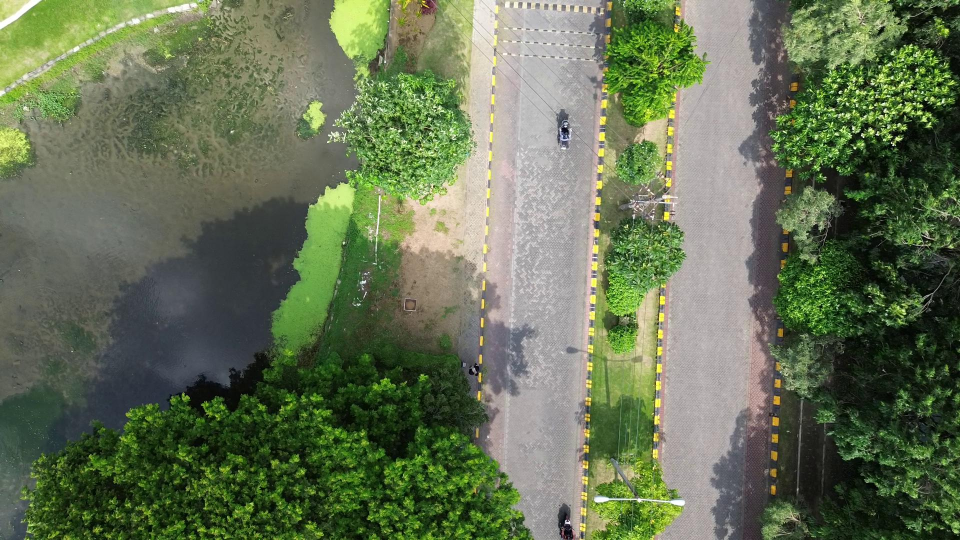
#> input picture dataset2/frame_20250206_072846_184100.jpg, 1920 x 1080 px, found by its file name (shown at 1/2 size); its folder holds 4 pictures in this run
$ python sift_flann.py
#> lines starting #> are read from the running program, lines starting #| are printed output that depends on the picture
#> in evaluate_folder_homography, img1 is the input picture: shape (1080, 1920, 3); mean B, G, R 84, 114, 101.3
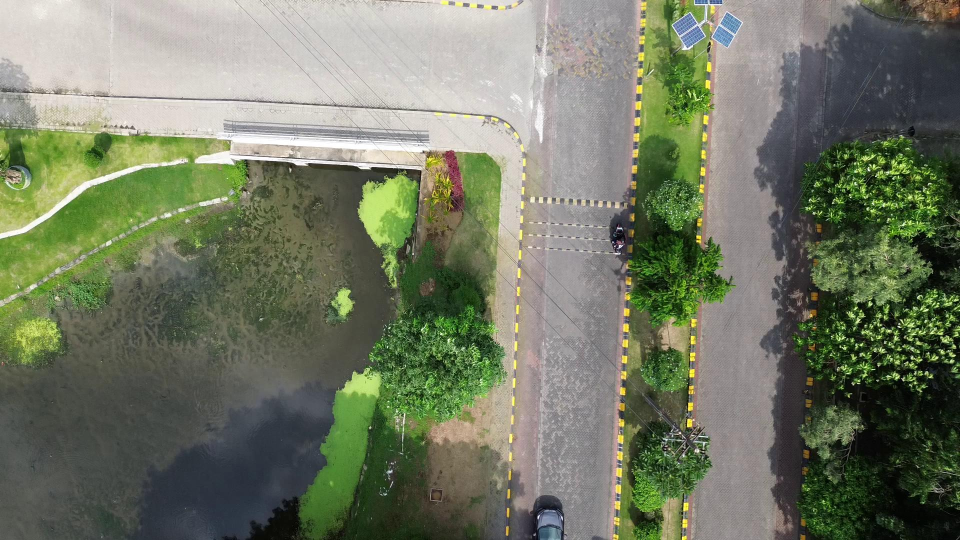
#> input picture dataset2/frame_20250206_072850_054633.jpg, 1920 x 1080 px, found by its file name (shown at 1/2 size)
#> in evaluate_folder_homography, img2 is the input picture: shape (1080, 1920, 3); mean B, G, R 100, 121.2, 114.6
import cv2
import numpy as np
import os
import csv

# ================= UTIL =================

def compute_homography_metrics(img1, img2, ratio_thresh=0.75):
#> called with ratio_thresh = 0.75
    gray1 = cv2.cvtColor(img1, cv2.COLOR_BGR2GRAY)
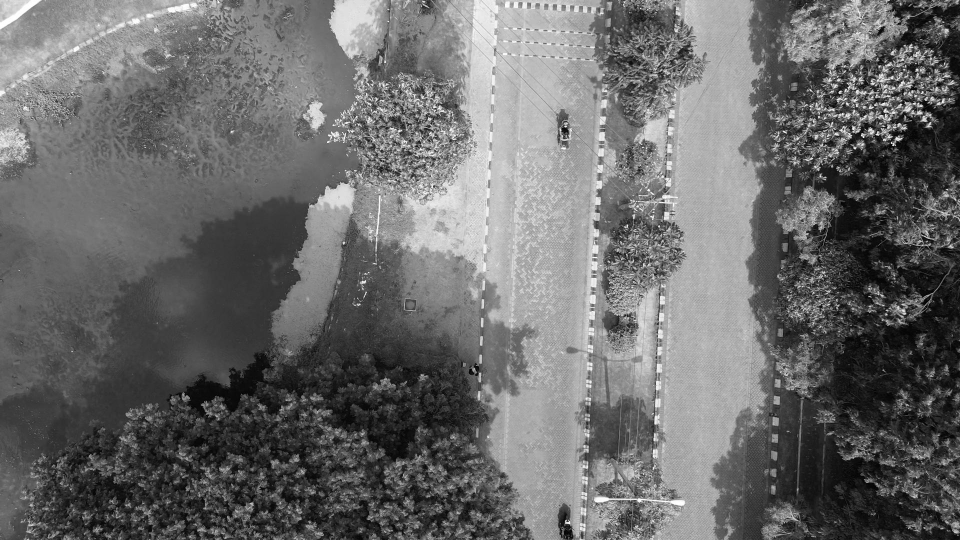
#> gray1: shape (1080, 1920) (shown at 1/2 size); min 0, max 255, mean 106.8
    gray2 = cv2.cvtColor(img2, cv2.COLOR_BGR2GRAY)
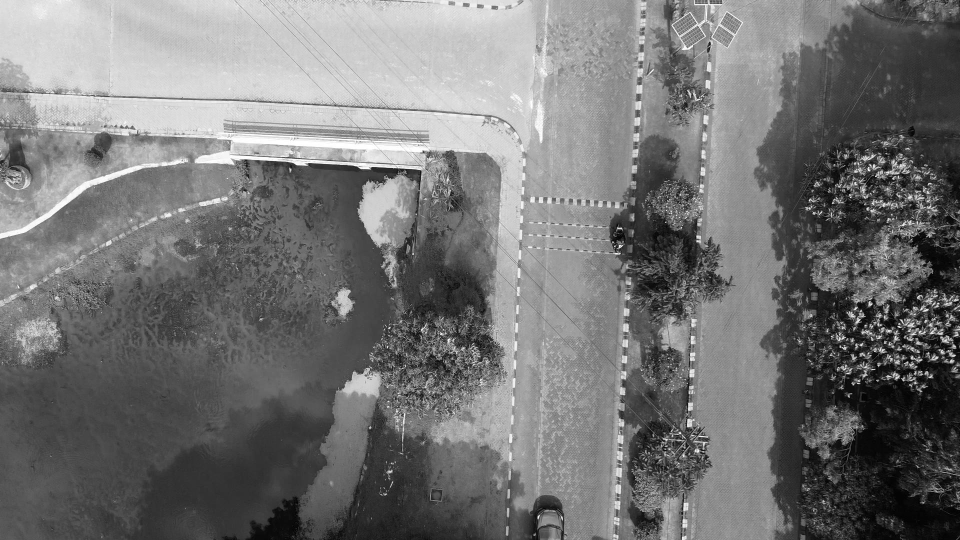
#> gray2: shape (1080, 1920) (shown at 1/2 size); min 0, max 255, mean 116.8

    # ================= SIFT =================
    sift = cv2.SIFT_create(100000)
    kp1, des1 = sift.detectAndCompute(gray1, None)
#> kp1 = 19739 keypoints; strongest (x, y, size): (1674, 616, 2), (1710, 296, 3.5), (1783, 286, 1.9), (1318, 453, 2.5)
    kp2, des2 = sift.detectAndCompute(gray2, None)
#> kp2 = 11670 keypoints; strongest (x, y, size): (1751, 352, 2), (1229, 492, 2.1), (1701, 395, 1.9), (1857, 706, 1.9)

    if des1 is None or des2 is None:
        return None

    # ================= FLANN =================
    FLANN_INDEX_KDTREE = 1
    index_params = dict(algorithm=FLANN_INDEX_KDTREE, trees=5)
    search_params = dict(checks=50)

    flann = cv2.FlannBasedMatcher(index_params, search_params)
    matches = flann.knnMatch(des1, des2, k=2)
#> matches = 19739 matches

    # ================= Lowe Ratio Test =================
    good = []
    for m, n in matches:
        if m.distance < ratio_thresh * n.distance:
            good.append(m)
#> after the loop, good = 722 matches

    if len(good) < 10:
        return None

    # ================= HOMOGRAPHY =================
    src_pts = np.float32([kp1[m.queryIdx].pt for m in good]).reshape(-1, 1, 2)
#> src_pts = 722 rows, first 8: [5.26, 267.2], [9.72, 296.9], [15.88, 261.9], [17.52, 65.97], [26.58, 171.4], [32.8, 210.9], [33.47, 276.1], [34.55, 259.6]
    dst_pts = np.float32([kp2[m.trainIdx].pt for m in good]).reshape(-1, 1, 2)
#> dst_pts = 722 rows, first 8: [68.38, 646.2], [72.08, 675.1], [78.66, 641], [83.44, 460.9], [90.57, 559.4], [96.09, 591.1], [96.4, 654.8], [98.12, 638.5]

    H, mask = cv2.findHomography(src_pts, dst_pts, cv2.RANSAC, 5.0)
#> H = [[0.99, -0.0286, 67.12], [0.0138, 0.961, 376.4], [6.44e-06, -2.91e-05, 1]]; mask = 722 values, max 1 at index 61, min 0 at index 0, mean 0.654
    if H is None:
        return None

    inliers = mask.ravel().astype(bool)
    inlier_count = np.sum(inliers)
#> inlier_count = 472
    inlier_ratio = inlier_count / len(good)
#> inlier_ratio = 0.654

    # ================= REPROJECTION ERROR =================
    src_inliers = src_pts[inliers]
#> src_inliers = 472 rows, first 8: [199.3, 155.2], [201.1, 203], [214.5, 188.8], [215.6, 128.6], [215.6, 148.9], [219.4, 132.4], [221.9, 209.3], [228.7, 241.1]
    dst_inliers = dst_pts[inliers]
#> dst_inliers = 472 rows, first 8: [262.3, 534.4], [263, 581.2], [277.6, 566], [278.9, 508.7], [278.4, 528.4], [281.8, 512.1], [284.6, 587.3], [290.7, 618.3]
    projected_pts = cv2.perspectiveTransform(src_inliers, H)
#> projected_pts = 472 rows, first 8: [260.8, 530], [261.6, 577], [275.2, 563.2], [277.5, 504.2], [277.1, 524], [281.3, 508], [282.1, 583.4], [288.3, 614.7]

    reprojection_errors = np.linalg.norm(
        dst_inliers.reshape(-1, 2) - projected_pts.reshape(-1, 2),
        axis=1
    )
#> reprojection_errors = 472 values, max 5 at index 10, min 0.0554 at index 407, mean 1.81

    avg_reprojection_error = np.mean(reprojection_errors)
#> avg_reprojection_error = 1.81

    return {
        "good_matches": len(good),
        "inliers": inlier_count,
        "inlier_ratio": inlier_ratio,
        "reproj_error": avg_reprojection_error
    }


# ================= MAIN EVALUATION =================

def evaluate_folder_homography(
    image_folder,
    output_csv="homography/rata2/avg_metrics_sift_flann.csv"
):
    image_files = sorted([
        f for f in os.listdir(image_folder)
        if f.lower().endswith((".jpg", ".png", ".jpeg"))
    ])

    if len(image_files) < 2:
        print("Minimal butuh 2 gambar.")
        return

    total_good = 0
    total_inliers = 0
    total_inlier_ratio = 0
    total_reproj_error = 0
    valid_pairs = 0

    # === Sequential comparison (1-2, 2-3, ...) ===
    for i in range(len(image_files) - 1):
        img1 = cv2.imread(os.path.join(image_folder, image_files[i]))
        img2 = cv2.imread(os.path.join(image_folder, image_files[i + 1]))

        if img1 is None or img2 is None:
            continue

        metrics = compute_homography_metrics(img1, img2)
#> metrics = {'good_matches': 722, 'inliers': 472, 'inlier_ratio': 0.654, 'reproj_error': 1.81}
        if metrics is None:
            print(f"{image_files[i]} → {image_files[i+1]}: FAILED")
            continue

        valid_pairs += 1
        total_good += metrics["good_matches"]
#> total_good = 722
        total_inliers += metrics["inliers"]
#> total_inliers = 472
        total_inlier_ratio += metrics["inlier_ratio"]
#> total_inlier_ratio = 0.654
        total_reproj_error += metrics["reproj_error"]
#> total_reproj_error = 1.81

        print(
            f"{image_files[i]} → {image_files[i+1]} | "
            f"Good: {metrics['good_matches']}, "
            f"Inliers: {metrics['inliers']}, "
            f"Ratio: {metrics['inlier_ratio']:.3f}, "
            f"Reproj(px): {metrics['reproj_error']:.2f}"
        )
#| frame_20250206_072846_184100.jpg → frame_20250206_072850_054633.jpg | Good: 722, Inliers: 472, Ratio: 0.654, Reproj(px): 1.81
#> pass 2 of the loop in evaluate_folder_homography, `for i in range(len(image_files) - 1):`:
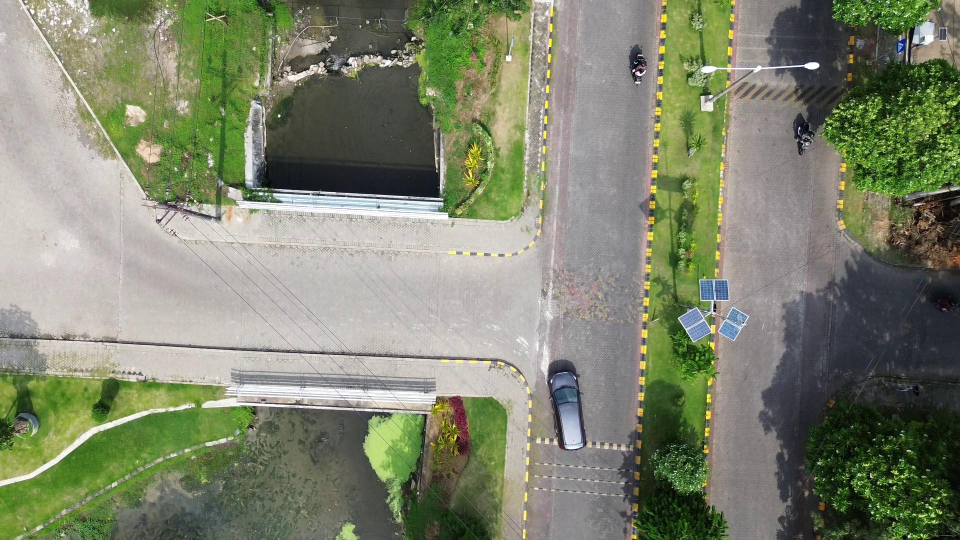
#> input picture dataset2/frame_20250206_072853_925166.jpg, 1920 x 1080 px, found by its file name (shown at 1/2 size)
#> in evaluate_folder_homography, img2 is the input picture: shape (1080, 1920, 3); mean B, G, R 109.8, 132.5, 126.5
#> in compute_homography_metrics (call 2), `gray2 = cv2.cvtColor(img2, cv2.COLOR_BGR2GRAY)`:
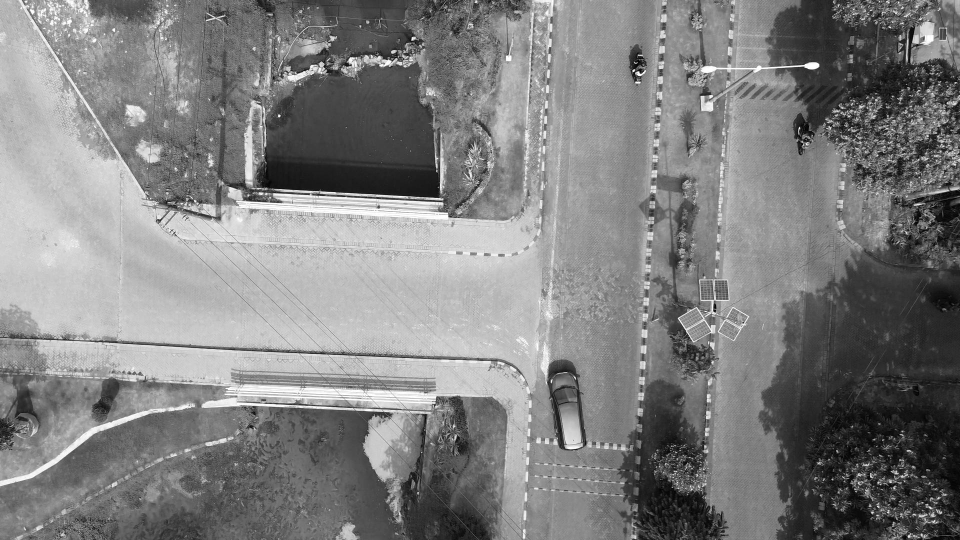
#> gray2: shape (1080, 1920) (shown at 1/2 size); min 0, max 255, mean 128.1
#> kp1 has the same summary as kp2
#> kp2 = 12166 keypoints; strongest (x, y, size): (1267, 141, 3.2), (1599, 257, 2.7), (558, 232, 3.5), (1625, 131, 12.8)
#> matches = 11670 matches
#> after the loop in compute_homography_metrics (call 2), `for m, n in matches:`: good = 743 matches
#> src_pts = 743 rows, first 8: [8.94, 180.5], [13.16, 249.9], [15.36, 119.8], [15.67, 242.1], [15.93, 307.9], [16.43, 289.3], [17.04, 298], [17.76, 475.4]
#> dst_pts = 743 rows, first 8: [24.93, 672.5], [28.65, 742.4], [31.33, 612.2], [31.59, 734.6], [31.04, 801.8], [31.05, 780.2], [31.94, 791], [30.98, 966.6]
#> H = [[0.986, -0.0138, 20.25], [-0.00806, 0.959, 499.1], [-5.08e-06, -1.47e-05, 1]]; mask = 743 values, max 1 at index 0, min 0 at index 7, mean 0.486
#> inlier_count = 361
#> inlier_ratio = 0.486
#> src_inliers = 361 rows, first 8: [8.94, 180.5], [13.16, 249.9], [15.36, 119.8], [15.67, 242.1], [15.93, 307.9], [16.43, 289.3], [17.04, 298], [18.11, 312.4]
#> dst_inliers = 361 rows, first 8: [24.93, 672.5], [28.65, 742.4], [31.33, 612.2], [31.59, 734.6], [31.04, 801.8], [31.05, 780.2], [31.94, 791], [33.1, 805.5]
#> projected_pts = 361 rows, first 8: [26.64, 673.9], [29.89, 741.4], [33.79, 614.9], [32.48, 733.8], [31.85, 797.8], [32.59, 779.7], [33.09, 788.1], [33.95, 802.2]
#> reprojection_errors = 361 values, max 4.76 at index 185, min 0.173 at index 196, mean 2.01
#> avg_reprojection_error = 2.01
#> metrics = {'good_matches': 743, 'inliers': 361, 'inlier_ratio': 0.486, 'reproj_error': 2.01}
#> total_good = 1465
#> total_inliers = 833
#> total_inlier_ratio = 1.14
#> total_reproj_error = 3.82
#| frame_20250206_072850_054633.jpg → frame_20250206_072853_925166.jpg | Good: 743, Inliers: 361, Ratio: 0.486, Reproj(px): 2.01
#> pass 3 of the loop in evaluate_folder_homography, `for i in range(len(image_files) - 1):`:
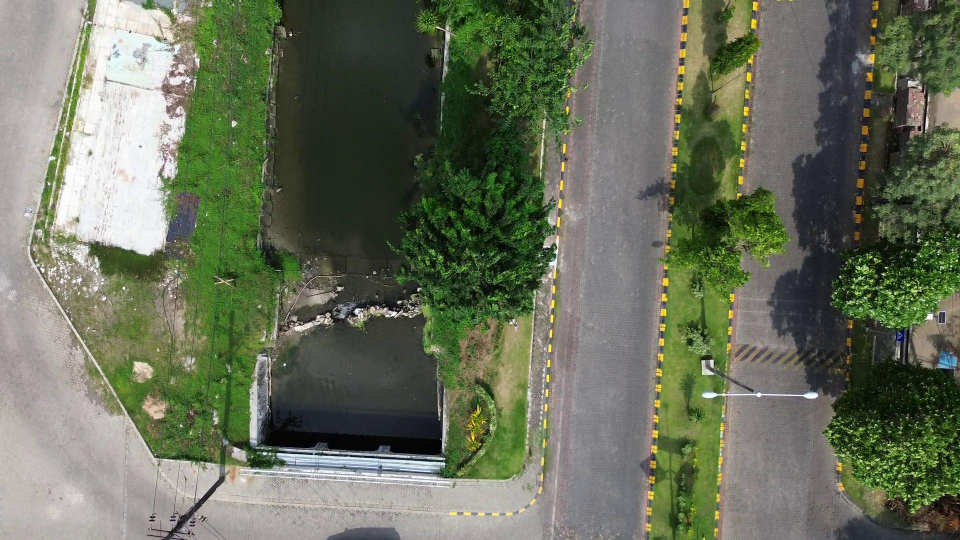
#> input picture dataset2/frame_20250206_072857_795700.jpg, 1920 x 1080 px, found by its file name (shown at 1/2 size)
#> in evaluate_folder_homography, img2 is the input picture: shape (1080, 1920, 3); mean B, G, R 91, 111.7, 104.4
#> in compute_homography_metrics (call 3), `gray2 = cv2.cvtColor(img2, cv2.COLOR_BGR2GRAY)`:
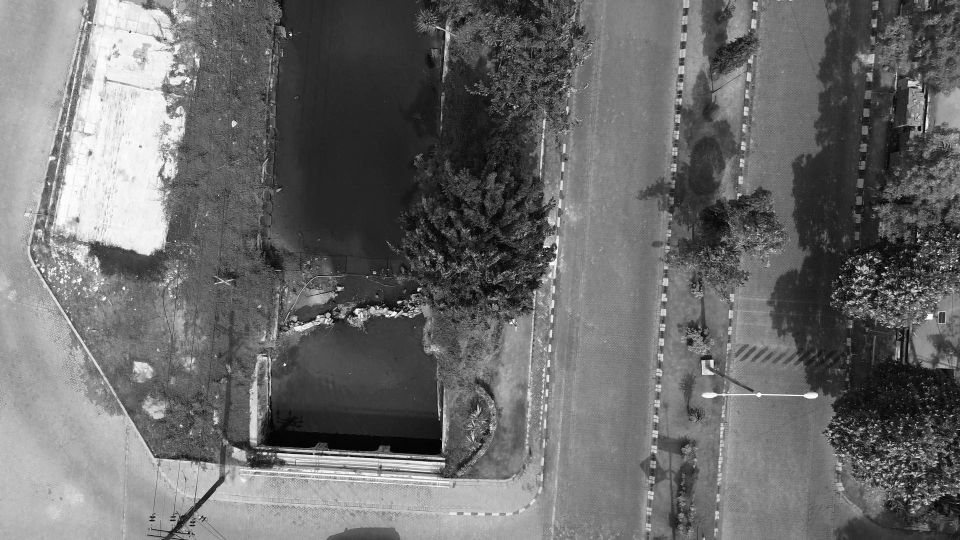
#> gray2: shape (1080, 1920) (shown at 1/2 size); min 0, max 255, mean 107.1
#> kp1 has the same summary as kp2
#> kp2 = 13731 keypoints; strongest (x, y, size): (1876, 509, 1.9), (581, 69, 3.3), (569, 729, 3.3), (1771, 535, 2.7)
#> matches = 12166 matches
#> after the loop in compute_homography_metrics (call 3), `for m, n in matches:`: good = 962 matches
#> src_pts = 962 rows, first 8: [37.73, 961.5], [48.46, 14.37], [49.41, 7.81], [51.65, 33.95], [51.76, 3.42], [54.4, 7.43], [55.66, 103.2], [60.43, 12.23]
#> dst_pts = 962 rows, first 8: [500.3, 863.5], [68.55, 532.5], [70.77, 526], [1095, 299], [72.86, 520.8], [75.21, 524.8], [74.54, 618.4], [81.48, 529.5]
#> H = [[0.985, -0.0278, 23.43], [0.00653, 0.966, 516.8], [6.92e-07, -1.75e-05, 1]]; mask = 962 values, max 1 at index 1, min 0 at index 0, mean 0.699
#> inlier_count = 672
#> inlier_ratio = 0.699
#> src_inliers = 672 rows, first 8: [48.46, 14.37], [49.41, 7.81], [51.76, 3.42], [54.4, 7.43], [55.66, 103.2], [60.43, 12.23], [64.55, 41.59], [64.57, 18]
#> dst_inliers = 672 rows, first 8: [68.55, 532.5], [70.77, 526], [72.86, 520.8], [75.21, 524.8], [74.54, 618.4], [81.48, 529.5], [84.68, 559.1], [85.69, 535.1]
#> projected_pts = 672 rows, first 8: [70.79, 531.1], [71.9, 524.7], [74.33, 520.4], [76.83, 524.4], [75.53, 618], [82.65, 529.1], [85.93, 557.8], [86.57, 534.7]
#> reprojection_errors = 672 values, max 4.92 at index 586, min 0.0297 at index 154, mean 1.71
#> avg_reprojection_error = 1.71
#> metrics = {'good_matches': 962, 'inliers': 672, 'inlier_ratio': 0.699, 'reproj_error': 1.71}
#> total_good = 2427
#> total_inliers = 1505
#> total_inlier_ratio = 1.84
#> total_reproj_error = 5.53
#| frame_20250206_072853_925166.jpg → frame_20250206_072857_795700.jpg | Good: 962, Inliers: 672, Ratio: 0.699, Reproj(px): 1.71

    if valid_pairs == 0:
        print("Tidak ada pasangan valid.")
        return

    avg_good = total_good / valid_pairs
#> avg_good = 809
    avg_inliers = total_inliers / valid_pairs
#> avg_inliers = 501.7
    avg_ratio = total_inlier_ratio / valid_pairs
#> avg_ratio = 0.613
    avg_reproj = total_reproj_error / valid_pairs
#> avg_reproj = 1.84

    print("\n================ AVERAGE RESULTS ================")
    print(f"Total Pairs                 : {valid_pairs}")
    print(f"Avg Good Matches            : {avg_good:.2f}")
#| Avg Good Matches            : 809.00
    print(f"Avg Inliers                 : {avg_inliers:.2f}")
#| Avg Inliers                 : 501.67
    print(f"Avg Inlier Ratio            : {avg_ratio:.3f}")
#| Avg Inlier Ratio            : 0.613
    print(f"Avg Reprojection Error (px) : {avg_reproj:.2f}")
#| Avg Reprojection Error (px) : 1.84
    print("=================================================")

    os.makedirs(os.path.dirname(output_csv), exist_ok=True)

    with open(output_csv, "w", newline="") as f:
        writer = csv.writer(f)
        writer.writerow([
            "Avg Good Matches",
            "Avg Inliers",
            "Avg Inlier Ratio",
            "Avg Reprojection Error (px)"
        ])
        writer.writerow([
            round(avg_good, 2),
            round(avg_inliers, 2),
            round(avg_ratio, 3),
            round(avg_reproj, 2)
        ])


# ================= USAGE =================

evaluate_folder_homography(
    image_folder="dataset2",
    output_csv="homography/rata2/avg_metrics_sift_flann.csv"
)
